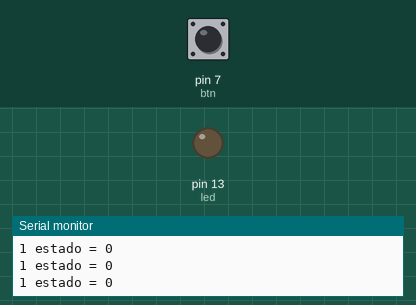
This sketch was run on a simulated Arduino Uno, built with avr-gcc and run on an emulated ATmega328P. Parts: output pins drawn as LEDs (lit = HIGH), the last lines printed to the serial monitor. Dashed ring = blinking. The inputs (shaded band) are chosen by the test bench; at power-on: pin 7 (btn) HIGH.

Above: at 1.2 s.
1.3 s: pin 7 (btn) pulled LOW for 1 s
At 1.58 s:
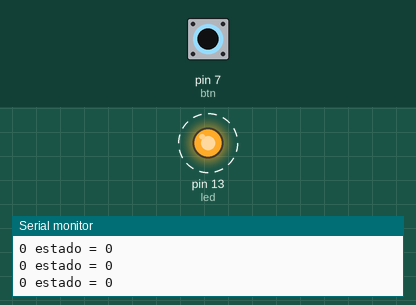
4.3 s: pin 7 (btn) pulled LOW for 0.15 s
At 5.6 s:
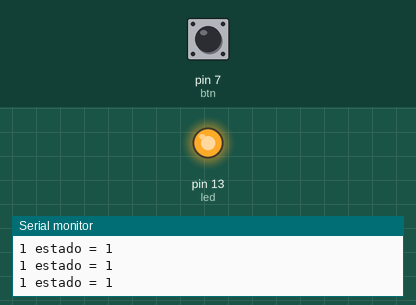
7.4 s: pin 7 (btn) pulled LOW for 3.2 s
At 11.5 s:
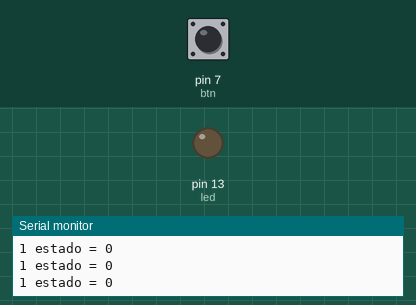
Timing chart, 0 to 13.0 s (numbered marks = the images above; inputs shaded):
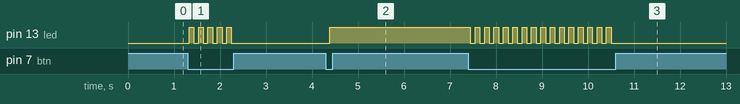

The sketch:

LED_Btn_Debounce.ino
```cpp
int led = 13;
int btn = 7;
int leitura;
int ultimaLeitura = LOW;
int tmpUltimaLeitura = 0;
int estado = LOW;

void setup(){
  pinMode(led,OUTPUT);
  pinMode(btn,INPUT_PULLUP);
  Serial.begin(9600);
}

void loop(){


  if(ultimaLeitura != leitura){
      ultimaLeitura = leitura;
  }

  if (millis() - tmpUltimaLeitura >= 100){
    leitura = digitalRead(btn);

    if(leitura == LOW){
      if(estado == LOW){
        estado = HIGH;
      }else{
        estado = LOW;
      }
    }
    tmpUltimaLeitura = millis();
  }

  digitalWrite(led,estado);

  Serial.print(digitalRead(btn));
  Serial.print(" estado = ");
  Serial.println(estado);
}
```

Measured:
- after the input at 1.3 s, pin 13 (led): alternates HIGH for 0.10 s and LOW for 0.10 s, 10 changes in all, then stays LOW, starting at once
- after the input at 4.3 s, pin 13 (led): LOW → HIGH after 0.09 s
- after the input at 7.4 s, pin 13 (led): alternates HIGH for 0.10 s and LOW for 0.10 s, 31 changes in all, then stays LOW, starting after 0.05 s
